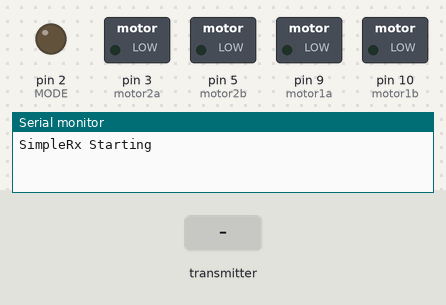
A sketch run on a simulated Arduino Uno, built with avr-gcc and run on an emulated ATmega328P. Parts: switched loads named in the sketch (green lamp = pin HIGH), output pins drawn as LEDs (lit = HIGH), the last lines printed to the serial monitor. The inputs (shaded band) are chosen by the test bench. No radio packets arrive unless stated.

Above: at 1.2 s.
1.3 s: the transmitter starts sending dataReceived = 0
At 2.5 s:
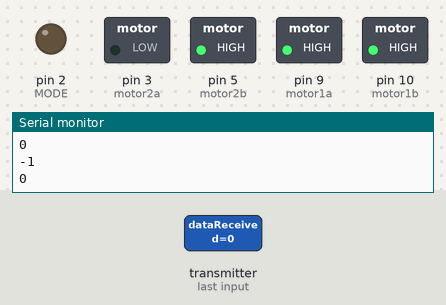
2.8 s: the transmitter starts sending dataReceived = 256
At 3.8 s:
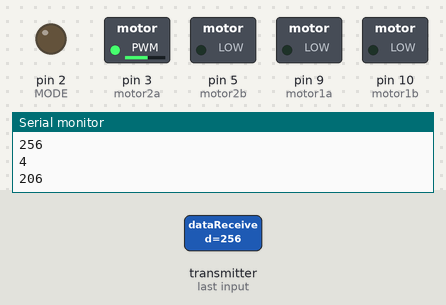
4.3 s: the transmitter starts sending dataReceived = 512
At 5.0 s:
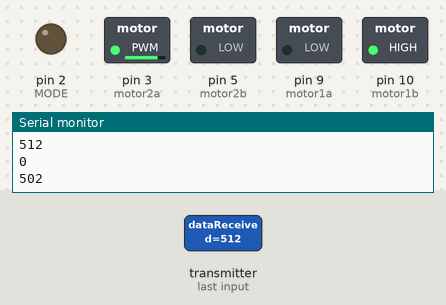
5.8 s: the transmitter starts sending dataReceived = 1023
At 6.1 s:
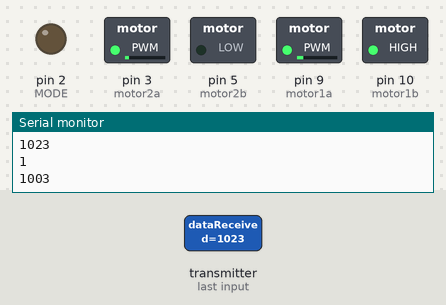
7.3 s: the transmitter starts sending dataReceived = 0
At 8.5 s:
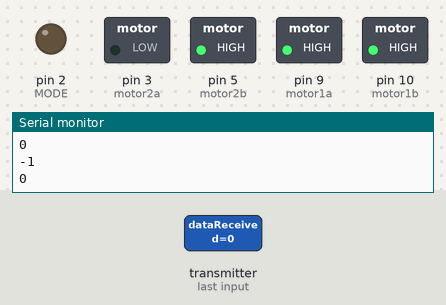
Timing chart, 0 to 9.8 s (numbered marks = the images above; inputs shaded):
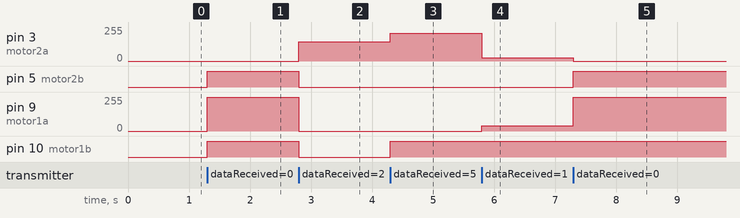

Measured:
- after the input at 1.3 s, pin 5 (motor2b), pin 10 (motor1b): LOW → HIGH at once; pin 9 (motor1a): 0/255 → 255/255 at once
- after the input at 2.8 s, pin 3 (motor2a): 0/255 → 144/255 at once; pin 5 (motor2b), pin 10 (motor1b): HIGH → LOW at once; pin 9 (motor1a): 255/255 → 0/255 at once
- after the input at 4.3 s, pin 3 (motor2a): 144/255 → 208/255 at once; pin 10 (motor1b): LOW → HIGH at once
- after the input at 5.8 s, pin 3 (motor2a): 208/255 → 24/255 at once; pin 9 (motor1a): 0/255 → 40/255 at once
- after the input at 7.3 s, pin 3 (motor2a): 24/255 → 0/255 at once; pin 5 (motor2b): LOW → HIGH at once; pin 9 (motor1a): 40/255 → 255/255 at once

The sketch:

simplerxwmotorout.ino
```cpp
// SimpleRx - the slave or the receiver

#include <SPI.h> //necessary library
#include <nRF24L01.h>
#include <RF24.h>

#define CE_PIN   7 //establishing pins
#define CSN_PIN  6
#define MODE 2

int motor1a = 9; //pin numbers set
int motor1b = 10;
int motor2a = 3;
int motor2b = 5;

int i = 0;

int output1 = 4;
int output2 = 4; //variables from transmission

// pin 3 = 1a is phase for motor 1
// pin 5 =1b is enable for motor 1
// pin 9 = 2a is phase for motor 2
// pin 10 =2b is enable for motor 2


const byte thisSlaveAddress[5] = {'R','x','A','A','A'}; //radio frequency

RF24 radio(CE_PIN, CSN_PIN); //setting up the radio

int dataReceived; // this must match dataToSend in the TX
bool newData = false;

//===========

void setup() {

    pinMode(motor1a,OUTPUT) ; //setting up the motors
    pinMode(motor1b,OUTPUT) ;
    pinMode(motor2a,OUTPUT) ;
    pinMode(motor2b,OUTPUT) ;   //we have to set PWM pin as output
    pinMode(MODE, OUTPUT);
    //digitalWrite(MODE, HIGH);
    Serial.begin(9600);  //more radio establishing
    Serial.println("SimpleRx Starting");
    radio.begin();
    radio.setDataRate( RF24_250KBPS );
    radio.openReadingPipe(1, thisSlaveAddress);
    radio.startListening();
}

//=============

void loop() { //loop calling the functions
    getData();
    pushData();
}

//==============

void getData() { //transfering data
    if ( radio.available() ) {
        radio.read( &dataReceived, sizeof(dataReceived) );
        newData = true;
    }
}

void pushData() {//recieving from controller
    if (newData == true) {
        output1 = ((dataReceived/ 10U) % 10) - 1;
        output2 = dataReceived-((1+output1)*10);
        Serial.println(dataReceived);
        Serial.println(output1);
        Serial.println(output2);
        motorlogic(output1, output2);
        newData = false;
        return 0;
    }
}

void motorlogic(int x, int y){ //functions for motor control via controller

      if( x == 4){  //Steady state
      analogWrite(motor1a, 0);
      digitalWrite(motor1b, LOW);

    }

      if(y == 4){  //Steady state
      analogWrite(motor2a, 0);
      digitalWrite(motor2b, LOW);

    }

     if(x < 4){
      digitalWrite(motor1b, HIGH);
      analogWrite(motor1a, x*40);
    }
      if(x > 4){

      digitalWrite(motor1b, LOW);
      analogWrite(motor1a, (x-4)*40);
      }

     if(y < 4){
      digitalWrite(motor2b, HIGH);
      analogWrite(motor2a, y*40);
    }
     if(y > 4){
      digitalWrite(motor2b, LOW);
      analogWrite(motor2a, (y-4)*40);
}


return 0;
}
```
